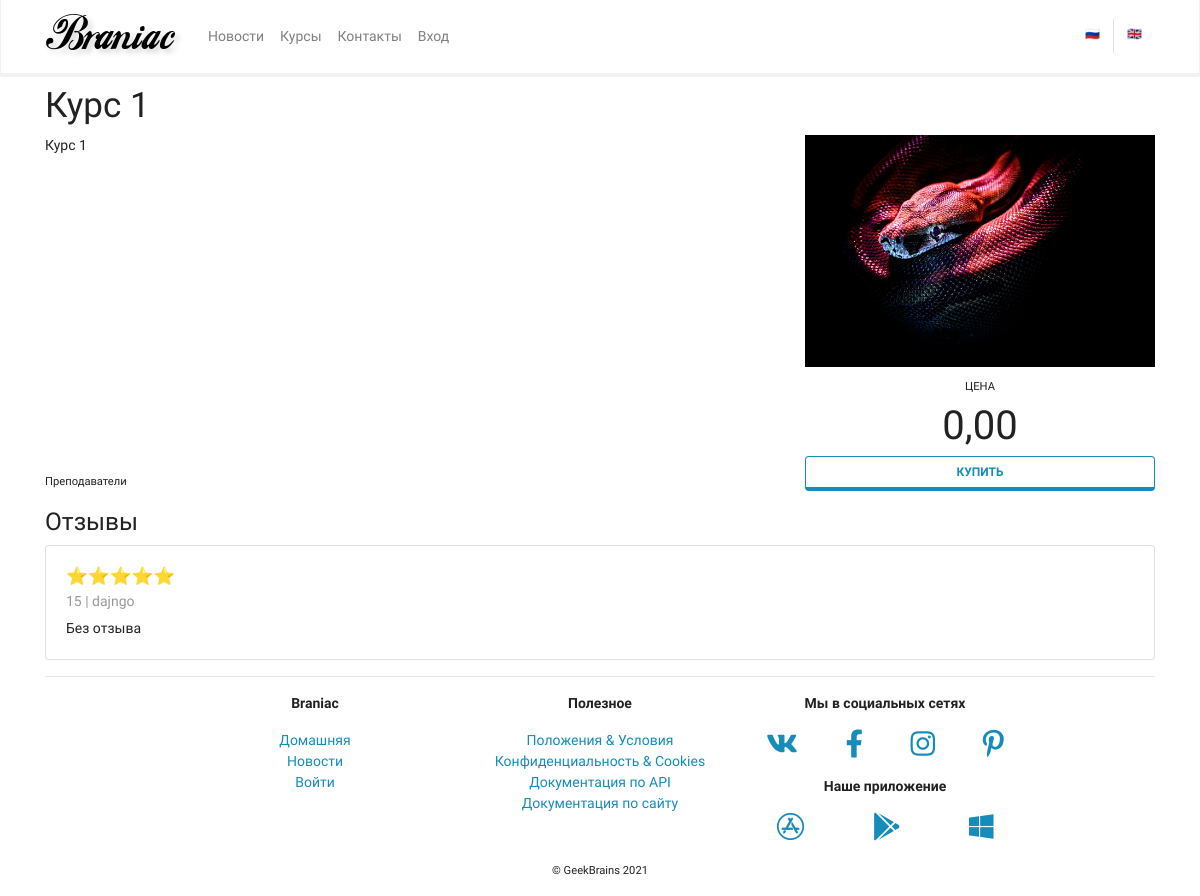
The page /mainapp/courses/1/detail/ on the database its author committed.
### mainapp/models.py (models this page shows, shortened)
class BaseModel(models.Model):
    created_at = models.DateTimeField(verbose_name='Дата создания',
                                      auto_now_add=True, editable=False)
    updated_at = models.DateTimeField(verbose_name='Дата модификации',
                                      auto_now=True, editable=False)
    deleted = models.BooleanField(verbose_name='Запись удалена', default=False)
    class Meta:
        ordering = ('-created_at',)
        abstract = True

class Course(BaseModel):
    objects = ObjectsManager()
    name = models.CharField(verbose_name='Название', max_length=256)
    description = models.TextField(verbose_name='Описание', **NULLABLE)
    description_as_markdown = models.BooleanField(verbose_name='Тип MD',
                                                  default=False)
    cost = models.DecimalField(verbose_name='Стоимость',
                               max_digits=8, decimal_places=2, default=0)
    cover = models.FileField(verbose_name='Обложка',
                             max_length=25, default='no_image.svg')
    class Meta:
        verbose_name = 'курс'
        verbose_name_plural = 'курсы'

class CourseFeedback(BaseModel):
    RATING_FIVE = 5
    RATINGS = (
        (RATING_FIVE, '⭐⭐⭐⭐⭐'),
        (4, '⭐⭐⭐⭐'),
        (3, '⭐⭐⭐'),
        (2, '⭐⭐'),
        (1, '⭐'),
    )
    course = models.ForeignKey(
        Course,
        verbose_name='Курс',
        on_delete=models.CASCADE
    )
    user = models.ForeignKey(
        settings.AUTH_USER_MODEL,
        verbose_name='Пользователь',
        on_delete=models.CASCADE,
    )
    rating = models.SmallIntegerField(
        verbose_name='Рейтинг',
        choices=RATINGS,
        default=RATING_FIVE,
    )
    feedback = models.TextField(
        verbose_name='Отзыв',
        default='Без отзыва',
    )
    class Meta:
        verbose_name = 'отзыв'
        verbose_name_plural = 'отзовы'

### authapp/models.py (models this page shows)
class User(AbstractUser):
    email = models.EmailField(verbose_name=_('email'), blank=True, unique=True)
    age = models.PositiveSmallIntegerField(verbose_name=_('age'), **NULLABLE)
    avatar = models.ImageField(
        verbose_name=_('avatar'), upload_to='users', **NULLABLE)
    class Meta:
        verbose_name = 'пользователь'
        verbose_name_plural = 'пользователи'
    def __str__(self) -> str:
        return f'{self.pk} | {self.username}'

### mainapp/views.py (the view)
# urls.py: path('courses/<int:pk>/detail/', views.CourseDetailView.as_view(), name='courses_detail'),
class CourseDetailView(TemplateView):
    template_name = 'mainapp/course_detail.html'
    def get_context_data(self, **kwargs):
        context_data = super().get_context_data(**kwargs)
        context_data['course_object'] = get_object_or_404(
            Course, pk=self.kwargs.get('pk'))
        context_data['lessons'] = Lesson.objects.filter(
            course=context_data['course_object'])
        context_data['teachers'] = CoursesTeacher.objects.filter(
            courses=context_data['course_object'])
        feedback_list_key = f'course_feedback_{context_data["course_object"].pk}'
        cached_feedback_list = cache.get(feedback_list_key)
        if cached_feedback_list is None:
            context_data['feedback_list'] = CourseFeedback.objects.filter(
                course=context_data['course_object'])
            cache.set(feedback_list_key,
                      context_data['feedback_list'], timeout=300)
        else:
            context_data['feedback_list'] = cached_feedback_list
        if self.request.user.is_authenticated:
            if not CourseFeedback.objects.filter(course=context_data['course_object'], user=self.request.user).count():
                context_data['feedback_form'] = CourseFeedbackForm(
                    course=context_data['course_object'],
                    user=self.request.user
                )
        from django.core.paginator import Paginator
        paginator = Paginator(context_data['feedback_list'], 5)
        paginator.page(1)
        return context_data

### mainapp/context_processor.py (called while the page is built)
def my_context_processor(request):
    return {
        'search': 'Гостья из будущего'
    }

### mainapp/models.py (called while the page is built)
    def get_queryset(self):
        return super().get_queryset().all()

### mainapp/templates/mainapp/course_detail.html (shortened to what this page needs)
{% extends 'mainapp/base.html' %}
{% load static crispy_forms_tags %}
{% block content %}
    <h1 class="mt-2">{{ course_object.name }}</h1>
    <div class="row justify-content-center">
        <div class="col-sm-12 col-md-6 col-lg-8 order-2 order-md-1">
            <div class="row h-100">
                <div class="col-12">
                    {% if course_object.description_as_markdown %}
                        {{ course_object.description }}
                    {% else %}
                        {{ course_object.description }}
                    {% endif %}
                </div>
                <div class="col-12 align-self-end">
                    <p><small>Преподаватели</small><br>
                    </p>
                </div>
            </div>
        </div>
        <div class="col-sm-12 col-md-6 col-lg-4 order-1 order-md-2">
            <div class="row h-100">
                <div class="col-12 align-self-start">
                    <img class="w-100" src="{{ course_object.cover.url }}">
                </div>
                <div class="col-12 align-self-end d-none d-md-block">
                    <p class="text-center mt-2"><small class="text-uppercase">цена</small><br>
                        <span style="font-size: 30pt;">
                            {{ course_object.cost}}
                        </span><br>
                        <a href="#" class="btn btn-outline-primary btn-block" role="button">Купить</a>
                    </p>
                </div>
            </div>
        </div>
    </div>
    <h3>Отзывы</h3>
    <div id="feedback_list">
        {% if feedback_list %}
            {% for item in feedback_list %}
                {% include 'includes/feedback_card.html' %}
            {% endfor %}
        {% else %}
            <p>No feedback yet. Be first!</p>
        {% endif %}
    </div>
{% endblock content %}

### mainapp/templates/includes/feedback_card.html
<div class="card mb-3">
  <div class="card-body">
    <h5 class="card-title">{{ item.get_rating_display }}</h5>
    <h6 class="card-subtitle mb-2 text-muted">{{ item.user }}</h6>
    <p class="card-text">{{ item.feedback }}</p>
  </div>
</div>

### rows shown on the page
Course: name "Курс 1", description "Курс 1", cover (picture), cost "0,00"
CourseFeedback: rating "⭐⭐⭐⭐⭐", user "15 | dajngo", feedback "Без отзыва"
